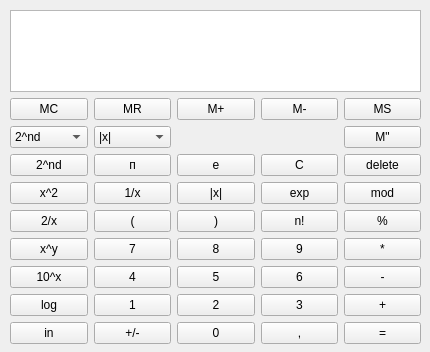
<?xml version="1.0" encoding="UTF-8"?>
<ui version="4.0">
 <class>MainWindow</class>
 <widget class="QMainWindow" name="MainWindow">
  <property name="geometry">
   <rect>
    <x>0</x>
    <y>0</y>
    <width>430</width>
    <height>352</height>
   </rect>
  </property>
  <property name="windowTitle">
   <string>MainWindow</string>
  </property>
  <widget class="QWidget" name="centralwidget">
   <widget class="QWidget" name="gridLayoutWidget">
    <property name="geometry">
     <rect>
      <x>10</x>
      <y>10</y>
      <width>411</width>
      <height>334</height>
     </rect>
    </property>
    <layout class="QGridLayout" name="gridLayout">
     <item row="7" column="4">
      <widget class="QPushButton" name="pushButton_30">
       <property name="text">
        <string>-</string>
       </property>
      </widget>
     </item>
     <item row="8" column="0">
      <widget class="QPushButton" name="pushButton_31">
       <property name="text">
        <string>log</string>
       </property>
      </widget>
     </item>
     <item row="7" column="3">
      <widget class="QPushButton" name="pushButton_29">
       <property name="text">
        <string>6</string>
       </property>
      </widget>
     </item>
     <item row="3" column="3">
      <widget class="QPushButton" name="pushButton_9">
       <property name="text">
        <string>C</string>
       </property>
      </widget>
     </item>
     <item row="3" column="4">
      <widget class="QPushButton" name="pushButton_10">
       <property name="text">
        <string>delete</string>
       </property>
      </widget>
     </item>
     <item row="4" column="1">
      <widget class="QPushButton" name="pushButton_12">
       <property name="text">
        <string>1/x</string>
       </property>
      </widget>
     </item>
     <item row="4" column="4">
      <widget class="QPushButton" name="pushButton_15">
       <property name="text">
        <string>mod</string>
       </property>
      </widget>
     </item>
     <item row="4" column="2">
      <widget class="QPushButton" name="pushButton_13">
       <property name="text">
        <string>|x|</string>
       </property>
      </widget>
     </item>
     <item row="4" column="3">
      <widget class="QPushButton" name="pushButton_14">
       <property name="text">
        <string>exp</string>
       </property>
      </widget>
     </item>
     <item row="4" column="0">
      <widget class="QPushButton" name="pushButton_11">
       <property name="text">
        <string>x^2</string>
       </property>
      </widget>
     </item>
     <item row="5" column="2">
      <widget class="QPushButton" name="pushButton_18">
       <property name="text">
        <string>)</string>
       </property>
      </widget>
     </item>
     <item row="5" column="1">
      <widget class="QPushButton" name="pushButton_17">
       <property name="text">
        <string>(</string>
       </property>
      </widget>
     </item>
     <item row="5" column="0">
      <widget class="QPushButton" name="pushButton_16">
       <property name="text">
        <string>2/x</string>
       </property>
      </widget>
     </item>
     <item row="3" column="0">
      <widget class="QPushButton" name="pushButton_6">
       <property name="text">
        <string>2^nd</string>
       </property>
      </widget>
     </item>
     <item row="7" column="2">
      <widget class="QPushButton" name="pushButton_28">
       <property name="text">
        <string>5</string>
       </property>
      </widget>
     </item>
     <item row="3" column="2">
      <widget class="QPushButton" name="pushButton_8">
       <property name="text">
        <string>e</string>
       </property>
      </widget>
     </item>
     <item row="3" column="1">
      <widget class="QPushButton" name="pushButton_7">
       <property name="text">
        <string>п</string>
       </property>
      </widget>
     </item>
     <item row="1" column="3">
      <widget class="QPushButton" name="pushButton_4">
       <property name="text">
        <string>M-</string>
       </property>
      </widget>
     </item>
     <item row="7" column="0">
      <widget class="QPushButton" name="pushButton_26">
       <property name="text">
        <string>10^x</string>
       </property>
      </widget>
     </item>
     <item row="1" column="0">
      <widget class="QPushButton" name="pushButton">
       <property name="text">
        <string>MC</string>
       </property>
      </widget>
     </item>
     <item row="1" column="4">
      <widget class="QPushButton" name="pushButton_5">
       <property name="text">
        <string>MS</string>
       </property>
      </widget>
     </item>
     <item row="6" column="4">
      <widget class="QPushButton" name="pushButton_25">
       <property name="text">
        <string>*</string>
       </property>
      </widget>
     </item>
     <item row="1" column="2">
      <widget class="QPushButton" name="pushButton_3">
       <property name="text">
        <string>M+</string>
       </property>
      </widget>
     </item>
     <item row="5" column="3">
      <widget class="QPushButton" name="pushButton_19">
       <property name="text">
        <string>n!</string>
       </property>
      </widget>
     </item>
     <item row="0" column="0" colspan="5">
      <widget class="QPlainTextEdit" name="plainTextEdit"/>
     </item>
     <item row="7" column="1">
      <widget class="QPushButton" name="pushButton_27">
       <property name="text">
        <string>4</string>
       </property>
      </widget>
     </item>
     <item row="5" column="4">
      <widget class="QPushButton" name="pushButton_20">
       <property name="text">
        <string>%</string>
       </property>
      </widget>
     </item>
     <item row="6" column="0">
      <widget class="QPushButton" name="pushButton_21">
       <property name="text">
        <string>x^y</string>
       </property>
      </widget>
     </item>
     <item row="1" column="1">
      <widget class="QPushButton" name="pushButton_2">
       <property name="text">
        <string>MR</string>
       </property>
      </widget>
     </item>
     <item row="6" column="2">
      <widget class="QPushButton" name="pushButton_23">
       <property name="text">
        <string>8</string>
       </property>
      </widget>
     </item>
     <item row="6" column="3">
      <widget class="QPushButton" name="pushButton_24">
       <property name="text">
        <string>9</string>
       </property>
      </widget>
     </item>
     <item row="6" column="1">
      <widget class="QPushButton" name="pushButton_22">
       <property name="text">
        <string>7</string>
       </property>
      </widget>
     </item>
     <item row="8" column="2">
      <widget class="QPushButton" name="pushButton_33">
       <property name="text">
        <string>2</string>
       </property>
      </widget>
     </item>
     <item row="8" column="1">
      <widget class="QPushButton" name="pushButton_32">
       <property name="text">
        <string>1</string>
       </property>
      </widget>
     </item>
     <item row="8" column="3">
      <widget class="QPushButton" name="pushButton_34">
       <property name="text">
        <string>3</string>
       </property>
      </widget>
     </item>
     <item row="9" column="1">
      <widget class="QPushButton" name="pushButton_37">
       <property name="text">
        <string>+/-</string>
       </property>
      </widget>
     </item>
     <item row="9" column="3">
      <widget class="QPushButton" name="pushButton_39">
       <property name="text">
        <string>,</string>
       </property>
      </widget>
     </item>
     <item row="9" column="2">
      <widget class="QPushButton" name="pushButton_38">
       <property name="text">
        <string>0</string>
       </property>
      </widget>
     </item>
     <item row="9" column="0">
      <widget class="QPushButton" name="pushButton_36">
       <property name="text">
        <string>in</string>
       </property>
      </widget>
     </item>
     <item row="8" column="4">
      <widget class="QPushButton" name="pushButton_35">
       <property name="text">
        <string>+</string>
       </property>
      </widget>
     </item>
     <item row="9" column="4">
      <widget class="QPushButton" name="pushButton_40">
       <property name="text">
        <string>=</string>
       </property>
      </widget>
     </item>
     <item row="2" column="4">
      <widget class="QPushButton" name="pushButton_41">
       <property name="text">
        <string>M&quot;</string>
       </property>
      </widget>
     </item>
     <item row="2" column="0">
      <widget class="QComboBox" name="comboBox">
       <item>
        <property name="text">
         <string>2^nd</string>
        </property>
       </item>
       <item>
        <property name="text">
         <string>sin</string>
        </property>
       </item>
       <item>
        <property name="text">
         <string>cos</string>
        </property>
       </item>
       <item>
        <property name="text">
         <string>tan</string>
        </property>
       </item>
       <item>
        <property name="text">
         <string>hyp</string>
        </property>
       </item>
       <item>
        <property name="text">
         <string>sec</string>
        </property>
       </item>
       <item>
        <property name="text">
         <string>csc</string>
        </property>
       </item>
       <item>
        <property name="text">
         <string>cot</string>
        </property>
       </item>
      </widget>
     </item>
     <item row="2" column="1">
      <widget class="QComboBox" name="comboBox_2">
       <item>
        <property name="text">
         <string>|x|</string>
        </property>
       </item>
       <item>
        <property name="text">
         <string>|_x_|</string>
        </property>
       </item>
       <item>
        <property name="text">
         <string>|‾x‾|</string>
        </property>
       </item>
       <item>
        <property name="text">
         <string>rand</string>
        </property>
       </item>
       <item>
        <property name="text">
         <string>→dms</string>
        </property>
       </item>
       <item>
        <property name="text">
         <string>→deg</string>
        </property>
       </item>
      </widget>
     </item>
    </layout>
   </widget>
  </widget>
 </widget>
 <resources/>
 <connections/>
</ui>
